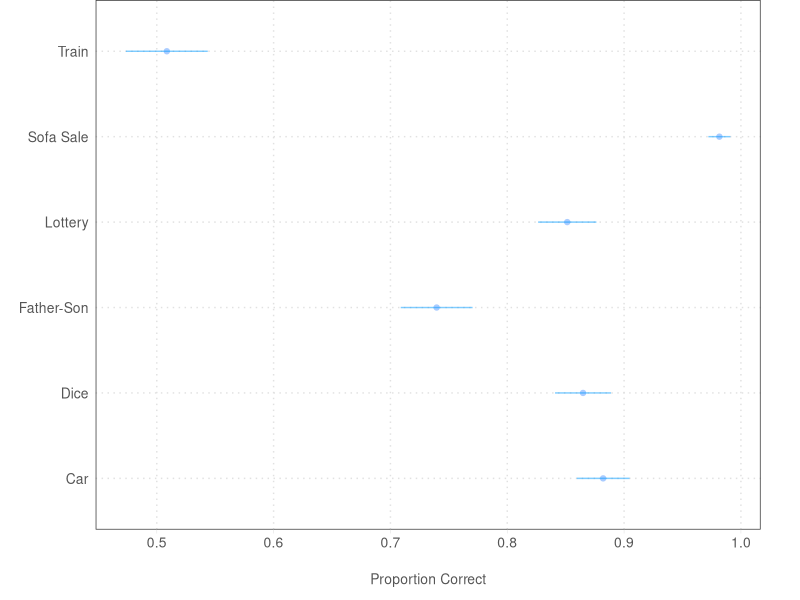
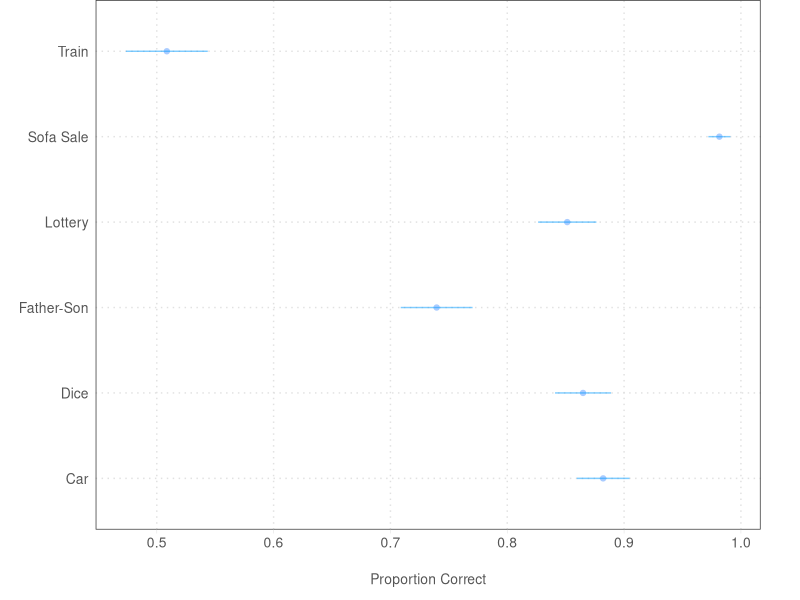

R code for these plots, in order:
# Load libs
library(tidyverse)
library(readr)
library(tidyr)
library(ggplot2)
library(knitr)

# Load dat
uncert <- read_csv("data/prolific/Bot research_April 30, 2023_21.46.csv")

# Prolific
prolific_1 <- read_csv("data/prolific/prolific_export_644c0bbca40d3cd7cb3c7c7f.csv")
prolific_2 <- read_csv("data/prolific/prolific_export_644d3a9ebcd1c388bd1a262e.csv")
prolific_3 <- read_csv("data/prolific/prolific_export_6440131f3fd384272e37636e.csv")

prolific   <- rbind(prolific_1, prolific_2, prolific_3)

# Filter attn_check
uncert$attn_checkc <- uncert$attn == "Extremely interested,Very interested"

# Left join
all_dat <- uncert %>% 
  left_join(prolific, by = c("prolific_id" = "Participant id"))

# Filter those who consent and not preview
fin_dat <- all_dat %>% 
  filter(consent == 'Yes' & DistributionChannel != "preview" & !is.na(prolific_id) & attn_checkc & bonus != '.50' & bonus != '1')

# Bonus via prolific
bon <- fin_dat %>% filter(!is.na(bonus_amt)) %>% select(prolific_id, bonus_amt)
bon$bonus_amt <- ifelse(grepl("\\.", bon$bonus_amt), paste0("0", bon$bonus_amt), bon$bonus_amt)
write_csv(bon, file = "data/prolific/bonus_uncertain_cash.csv") # sum(as.numeric(bon$bonus_amt)) ($197)
fin_dat$yes_to_cash_3_TEXT[!is.na(fin_dat$yes_to_cash_3_TEXT)] #email only gift cards
a <- fin_dat$prolific_id[!is.na(fin_dat$bonus_certain) & fin_dat$bonus_certain == "$0.25 in cash"]
b <- fin_dat$prolific_id[!is.na(fin_dat$bonus_uncertain) & fin_dat$bonus_uncertain == "$0.25 in cash"]
c <- fin_dat$prolific_id[!is.na(fin_dat$bonus_with_pre_ev) & fin_dat$bonus_with_pre_ev == "$0.25 in cash"]
d <- unique(c(a, b, c))
e <- d[!(d %in% c("63f77d4f671167ec16eee15c", "62c66885ba0578c9b5a0e4ae", "5e3244f5bac19521aee1a0de", "610da052e73bf3db58b1402f",
         "60c2dde65a63ca7ad434f658", "5c17a9fbfeaf2c0001c4b19a", "5feca808ebe59297998b5133", "63ed86ca95e89a58884b9677", 
         "5ea7b7db3021ac19f4c60770", "5e6033dbfb4665381e27f2fc", "57d810f1813eb30001825b65", "61086791465482e3ec238c87", 
         "63d698429453269de520bbb8", "615defb34adf2f2e2e4bc539"))]
f <- data.frame(prolific_id = e, bonus = "0.25")
write_csv(f, file = "data/prolific/bonus_certain.csv")

## Recoding
## -----------

# Numeracy
fin_dat$num1c <- fin_dat$num1 == "45 miles"
fin_dat$num2c <- fin_dat$num2 == "500"
fin_dat$num3c <- fin_dat$num3 == "44"
fin_dat$num4c <- fin_dat$num4 == "$150"
fin_dat$num5c <- fin_dat$num5 == "$9000"
fin_dat$num6c <- fin_dat$num6 == "10"

fin_dat$numeracy <- with(fin_dat, rowMeans(cbind(num1c, num2c, num3c, num4c, num5c, num6c)))

num_mean_se = fin_dat %>%
  select(num1c:num6c) %>%
  gather() %>%
  group_by(key) %>%
  summarize(avg = mean(value), se = sqrt(avg*(1 - avg)/n()), low_ci = avg - 2*se, hi_ci = avg + 2*se)

num_mean_se$lab <- c("Train", "Dice", "Father-Son", "Sofa Sale", "Car", "Lottery")

kable(num_mean_se[, c("lab", "avg")])

ggplot(num_mean_se, 
       aes(x=lab, y=avg)) + 
  geom_point(aes(x=lab, y=avg), color = "#aaccff") + 
  geom_errorbar(aes(ymin=low_ci, ymax=hi_ci), width = 0, colour="#0099ff", alpha = .5) + 
  theme_bw() +
  xlab("") + 
  ylab("Proportion Correct") + 
  theme(panel.grid.major = element_line(color="#e1e1e1",  linetype = "dotted"),
        panel.grid.minor = element_blank(),
        legend.position  ="bottom",
        legend.key      = element_blank(),
        legend.key.width = unit(1, "cm"),
        axis.title   = element_text(size = 10, color = "#555555"),
        axis.text    = element_text(size = 10, color = "#555555"),
        axis.ticks.y = element_blank(),
        axis.title.x = element_text(vjust = -1, margin = margin(10, 0, 0, 0)),
        axis.title.y = element_text(vjust = 1),
        axis.ticks   = element_line(color = "#e3e3e3", linewidth = .2),
        plot.margin = unit(c(0, 1, .5, 0), "cm")) + 
  coord_flip()
ggsave("figs/prolific_numeracy.png")

# Uncertainty qs. --- proportion choosing cash

fin_dat <- fin_dat %>% 
  mutate(sure_choice = case_when(
    uncertainty_exp == "ariely_choice" ~ ariely_choice == "$25 in cash",
    uncertainty_exp == "gigerenzer_choice" ~ gigerenzer_choice == "$25 in cash",
    uncertainty_exp == "certain_choice" ~ certain_choice == "$25 in cash",
    uncertainty_exp == "uncertain_choice" ~ uncertain_choice == "$25 in cash"
  ))

### Analysis
fin_dat %>%
  group_by(uncertainty_exp) %>%
  summarise(mean(sure_choice))

#### Let's look at numeracy
fin_dat %>%
  group_by(uncertainty_exp, numeracy > .7) %>%
  summarise(mean(sure_choice))

### Bonus
fin_dat <- fin_dat %>% 
  mutate(sure_choice_bonus = case_when(
    bonus == "certain" ~ bonus_certain == "$0.25 in cash",
    bonus == "pre" ~ bonus_with_pre_ev == "$0.25 in cash",
    bonus == "uncertain" ~ bonus_uncertain == "$0.25 in cash",
  ))

### Analysis

fin_dat %>%
  group_by(bonus, numeracy > .7) %>%
  summarise(mean(sure_choice_bonus, na.rm = T))

## Regressions
summary(lm(sure_choice ~ uncertainty_exp + bonus + numeracy, data = fin_dat))
summary(lm(sure_choice ~ uncertainty_exp*numeracy, data = fin_dat))
summary(lm(sure_choice_bonus ~ bonus + numeracy, data = fin_dat))

### Long form
exp_1 <- fin_dat %>%
  select(sure_choice, uncertainty_exp, ResponseId, numeracy)

exp_2 <- fin_dat %>%
  select(sure_choice_bonus, bonus, ResponseId, numeracy) %>%
  rename(sure_choice = sure_choice_bonus, uncertainty_exp = bonus)

ldat <- bind_rows(exp_1, exp_2)
# 1. certain_choice_or_not ~ condition_ids [6 dummies] + clustered_se_by_respondent
library(lme4)
summary(lmer(sure_choice ~ uncertainty_exp + numeracy + (1|ResponseId), data = ldat))

# Recode to 5 dummies, combining certain and a variable for bonus

ldat <- ldat %>%
  mutate(bonus_or_not = case_when(
    uncertainty_exp == 'certain_choice' ~ 0,
    uncertainty_exp == 'gigerenzer_choice' ~ 0,
    uncertainty_exp == 'ariely_choice' ~ 0,
    uncertainty_exp == 'uncertain_choice' ~ 0,
    uncertainty_exp == 'certain' ~ 1,
    uncertainty_exp == 'pre' ~ 1,
    uncertainty_exp == 'uncertain' ~ 1
))

ldat <- ldat %>%
  mutate(treat_five = case_when(
    uncertainty_exp == 'certain_choice' ~ 'certain',
    uncertainty_exp == 'gigerenzer_choice' ~ 'gigerenzer_choice',
    uncertainty_exp == 'ariely_choice' ~ 'ariely_choice',
    uncertainty_exp == 'uncertain_choice' ~ 'uncertain',
    uncertainty_exp == 'certain' ~ 'certain',
    uncertainty_exp == 'pre' ~ 'pre',
    uncertainty_exp == 'uncertain' ~ 'uncertain'
  )) %>%
  mutate(treat_five = fct_relevel(treat_five, "certain"))


summary(lmer(sure_choice ~ treat_five*bonus_or_not*numeracy + (1|ResponseId), data = ldat))

# Let's do transitions 
small_dat <- fin_dat %>%
  filter(uncertainty_exp == 'uncertain_choice' | bonus == 'uncertain')
table(small_dat$sure_choice, small_dat$sure_choice_bonus)

